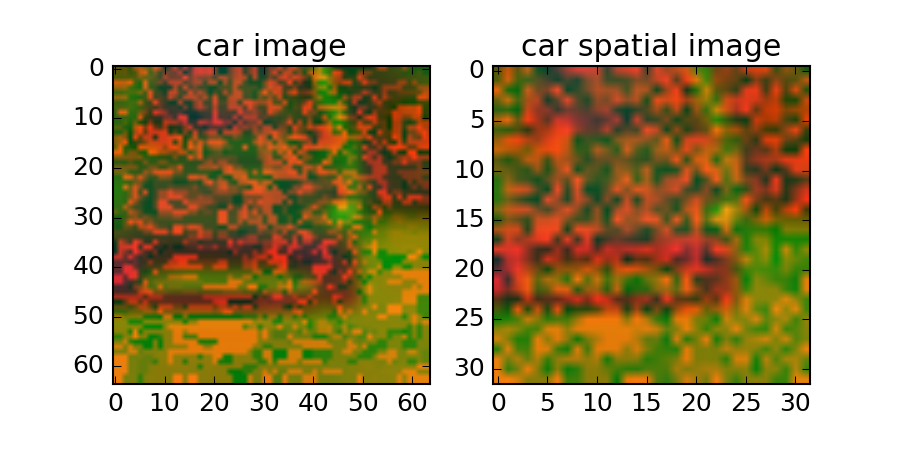
#> input picture Writeup/Car_Features/spatial_feature.png, 900 x 450 px
$ python -i train_classifier2.py   (imports and definitions only)
#> lines starting #> are read from the running program, lines starting #| are printed output that depends on the picture
import os
import time
import pickle
import cv2
import numpy as np

import matplotlib.image as mpimg

from sklearn.svm import LinearSVC
from sklearn.preprocessing import StandardScaler
from skimage.feature import hog
from sklearn.model_selection import train_test_split
from tqdm import tqdm
from sklearn.utils import shuffle
import read_in_data
import matplotlib.pyplot as plt

# [30 lines left out: function get_hog_features, not called in this run]


def get_bin_spatial(img, size=(32, 32), visualize=False):
    """
    Defines a function to compute binned color features. Basically
    downsampling the image.
    """
#> called with size = (32, 32), visualize = False
    color1 = cv2.resize(img[:,:,0], size)
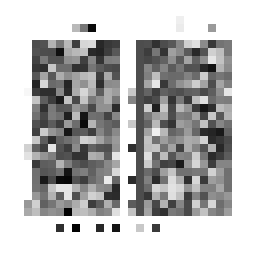
#> color1: shape (32, 32) (shown 8 times larger); min 0, max 255, mean 185
    color2 = cv2.resize(img[:,:,1], size)
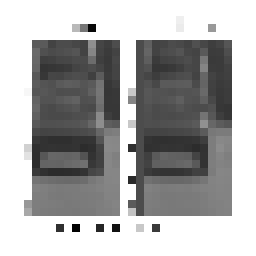
#> color2: shape (32, 32) (shown 8 times larger); min 1, max 255, mean 170.1
    color3 = cv2.resize(img[:,:,2], size)
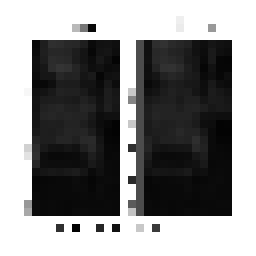
#> color3: shape (32, 32) (shown 8 times larger); min 1, max 255, mean 137.4

    if visualize:
        images = [img, np.dstack((color1, color2, color3))]
        titles = ['car image', 'car spatial image']
        fig = plt.figure(figsize=(4,3))
        visualize_features(fig, 1, 2, images, titles, 'spatial_feature')

    return np.hstack((color1.ravel(), color2.ravel(), color3.ravel()))


# NEED TO CHANGE bins_range if reading .png files with mpimg!
def get_color_hist(img, nbins=32, visualize=False):#, bins_range=(0, 1)):
    """
    compute color histogram features

    - Compute the histogram of the color channels separately
    - Concatenate the histograms into a single feature vector

    """
    channel1_hist = np.histogram(img[:, :, 0], bins=nbins)#, range=bins_range)
    channel2_hist = np.histogram(img[:, :, 1], bins=nbins)#, range=bins_range)
    channel3_hist = np.histogram(img[:, :, 2], bins=nbins)#, range=bins_range)

    hist_feat = np.concatenate((channel1_hist[0], channel2_hist[0], channel3_hist[0]))

    if visualize:

        images = [img, np.dstack((channel1_hist, channel2_hist, channel3_hist))]
        titles = ['car image', 'car hist image']
        fig = plt.figure(figsize=(4,3))
        visualize_features(fig, 1, 2, images, titles, 'hist_feature')

    return hist_feat


def change_color_space(img, colorspace):

    if colorspace != 'RGB':
        if colorspace == 'HSV':
            feature_image = cv2.cvtColor(img, cv2.COLOR_RGB2HSV)

        elif colorspace == 'LUV':
            feature_image = cv2.cvtColor(img, cv2.COLOR_RGB2LUV)

        elif colorspace == 'HLS':
            feature_image = cv2.cvtColor(img, cv2.COLOR_RGB2HLS)

        elif colorspace == 'YUV':
            feature_image = cv2.cvtColor(img, cv2.COLOR_RGB2YUV)

        elif colorspace == 'YCrCb':
            feature_image = cv2.cvtColor(img, cv2.COLOR_RGB2YCrCb)

    else:
        feature_image = np.copy(img)

    return feature_image


def extract_features(img, color_space='RGB', spatial_size=(32, 32),
                     hist_bins=32, orient=9,
                     pix_per_cell=8, cell_per_block=2, hog_channel=0,
                     use_spatial_feat=True, use_hist_feat=True, use_hog_feat=True, visualize=False):

    img_features = []
    feature_image = change_color_space(img, color_space)

    if use_spatial_feat is True:
        spatial_features = get_bin_spatial(feature_image, size=spatial_size, visualize=visualize)
#> spatial_features = 3072 values, max 255 at index 0, min 0 at index 840, mean 164.2
        img_features.append(spatial_features)

    if use_hist_feat is True:
        hist_features = get_color_hist(feature_image, nbins=hist_bins, visualize=visualize)
#> in get_color_hist, `hist_feat = np.concatenate((channel1_hist[0], channel2_hist[0], channe..`: hist_feat = 96 values, max 188772 at index 31, min 61 at index 75, mean 12656.2
#> hist_features has the same summary as hist_feat in get_color_hist
        img_features.append(hist_features)

    if use_hog_feat is True:
        hog_features = []
        for channel in hog_channel:
            if visualize is True:
                hog_feature_chan, hog_image = get_hog_features(feature_image[:, :, channel],
                                                     orient,
                                                     pix_per_cell,
                                                     cell_per_block,
                                                     visualize_hog=visualize,
                                                     feature_vec=True)
                hog_features.append(hog_feature_chan)

                images = [img, hog_image]
                titles = ['car image', 'car hog image ' + str(channel)]
                fig = plt.figure(figsize=(4,3))
                visualize_features(fig, 1, 2, images, titles, 'hog_feature_' + str(channel))
            else:

                hog_features.append(get_hog_features(feature_image[:, :, channel],
                                                     orient,
                                                     pix_per_cell,
                                                     cell_per_block,
                                                     visualize_hog=visualize,
                                                     feature_vec=True))
#> after the loop, hog_features = []
        hog_features = np.ravel(hog_features)

        img_features.append(hog_features)

    return np.concatenate(img_features)


# [56 lines left out: functions extract_features_from_imglist, visualize_features, not called in this run]


# [111 lines not run here, left out]

>>> import cv2
>>> picture = cv2.cvtColor(cv2.imread('Writeup/Car_Features/spatial_feature.png'), cv2.COLOR_BGR2RGB)
#> (the run stopped early here; a loop or call above may not have finished)

$ run again, on Writeup/Car_Features/hog_feature_0.png
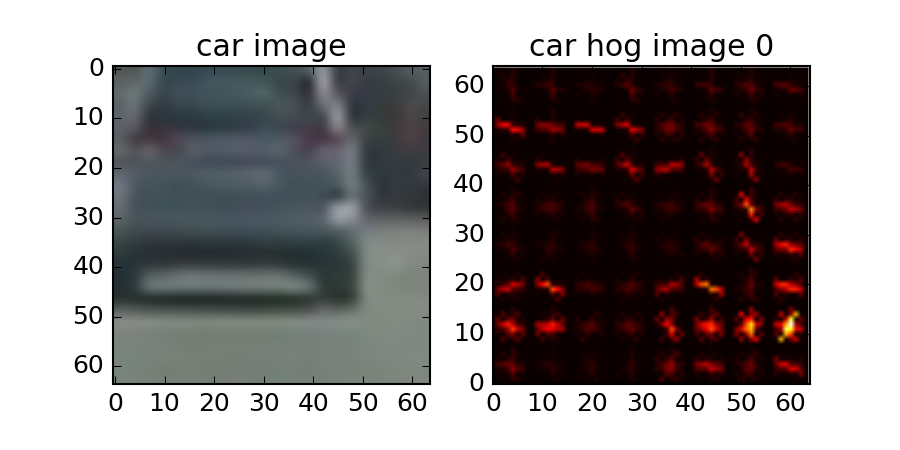
#> input picture Writeup/Car_Features/hog_feature_0.png, 900 x 450 px
#> in get_bin_spatial, `color1 = cv2.resize(img[:,:,0], size)`:
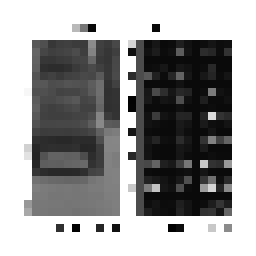
#> color1: shape (32, 32) (shown 8 times larger); min 1, max 255, mean 153.2
#> in get_bin_spatial, `color2 = cv2.resize(img[:,:,1], size)`:
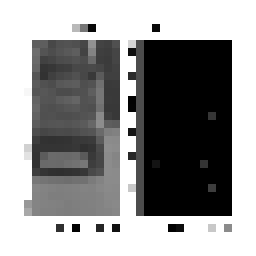
#> color2: shape (32, 32) (shown 8 times larger); min 0, max 255, mean 148.7
#> spatial_features = 3072 values, max 255 at index 0, min 0 at index 1202, mean 150.3
#> hist_feat = 96 values, max 188606 at index 31, min 78 at index 87, mean 12656.2
#> hist_features has the same summary as hist_feat in get_color_hist
#> after the loop in extract_features, `for channel in hog_channel:`: hog_features = []
